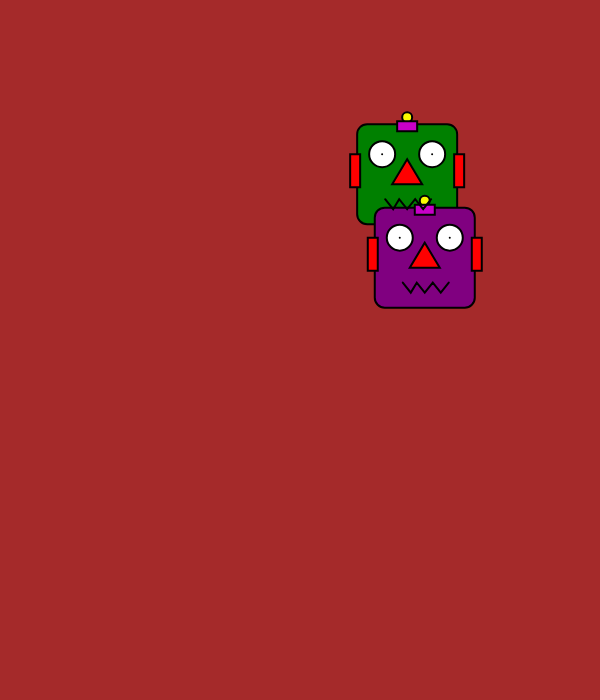
Frame 1 (no input)
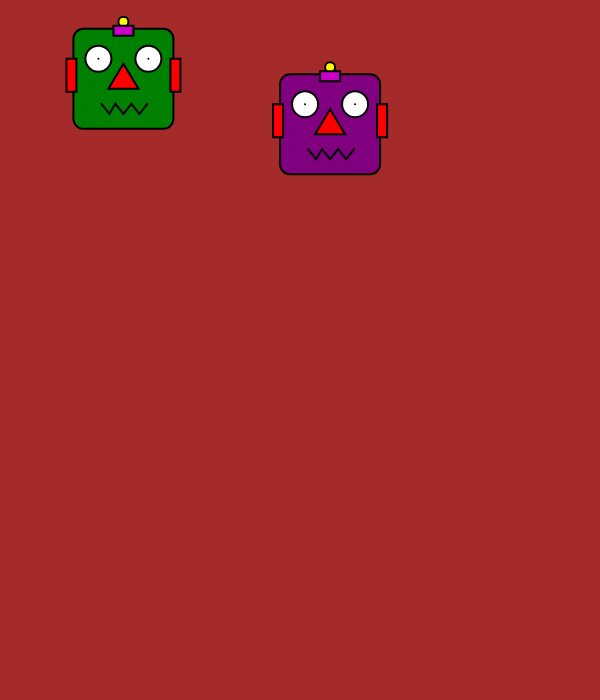
Frame 60 (no input)
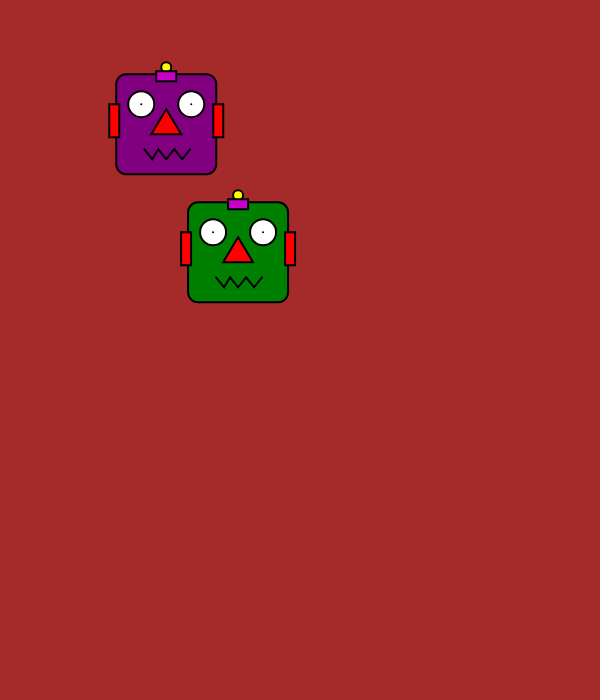
Frame 120 (the mouse pressed at the canvas centre since frame 60)

The p5.js sketch that drew these frames (run headless with seeded random() and noise() and a simulated clock; from frame 60 on, the mouse is pressed at the canvas centre):

// p5.js sketch
// ── sketch.js
/*
Hack it: Conditionals

Make the robot heads bounce of the sides of the canvas.

You'll need to write several if statements to test if the robots have reached
the edge of the screen.

HINT:
You can easy switch the direction of the robot by mulitplying the current speed
by -1 I.E.

robotSpeed_x *= -1;

Extensions and alternatives
1. Customise the robots and add additional animations, such as flashing antenna
or mouths

2. Instead of bouncing of the edge of the screen make the robots wrap around to the
other corner

3. Make the robots bouce off one another as well. (this is quite tricky so don't
get into it unless you are feeling confident and have the time!)

*/

var robot1_x;
var robot1_y;
var robot1Speed_x;
var robot1Speed_y;

var robot2_x;
var robot2_y;
var robot2Speed_x;
var robot2Speed_y;

function setup() {
	//create a canvas for the robot
	createCanvas(600, 700);
	robot1_x = random(0, width - 100);
	robot1_y = random(0, height - 100);

	robot2_x = random(0, width - 100);
	robot2_y = random(0, height - 100);

	robot1Speed_x = random(2, 5);
	robot1Speed_y = random(2, 5);

	robot2Speed_x = random(2, 5);
	robot2Speed_y = random(2, 5);

}

function draw() {
	background("brown");
	strokeWeight(2);

	//robot heads
	fill("green");
	rect(robot1_x, robot1_y, 100, 100, 10);

	fill("purple")
	rect(robot2_x, robot2_y, 100, 100, 10);


	//ears
	fill(255, 0, 0);

	//robot 1
	rect(robot1_x - 7, robot1_y + 30, 10, 33);
	rect(robot1_x + 97, robot1_y + 30, 10, 33);

	//robot 2
	rect(robot2_x - 7, robot2_y + 30, 10, 33);
	rect(robot2_x + 97, robot2_y + 30, 10, 33);


	//robots' antennas
	fill(250, 250, 0);
	ellipse(robot1_x + 50, robot1_y - 7, 10, 10);
	ellipse(robot2_x + 50, robot2_y - 7, 10, 10);

	fill(200, 0, 200);
	rect(robot1_x + 40, robot1_y - 3, 20, 10);
	rect(robot2_x + 40, robot2_y - 3, 20, 10);

	//robot 1's eyes
	fill(255);
	ellipse(robot1_x + 25, robot1_y + 30, 26, 26);
	point(robot1_x + 25, robot1_y + 30);
	ellipse(robot1_x + 75, robot1_y + 30, 26, 26);
	point(robot1_x + 75, robot1_y + 30);

	//robot 2's eyes
	ellipse(robot2_x + 25, robot2_y + 30, 26, 26);
	point(robot2_x + 25, robot2_y + 30);
	ellipse(robot2_x + 75, robot2_y + 30, 26, 26);
	point(robot2_x + 75, robot2_y + 30);


	//robots' noses
	fill(255, 0, 0);
	triangle(robot1_x + 50, robot1_y + 35, robot1_x + 35, robot1_y + 60, robot1_x + 65, robot1_y + 60);
	triangle(robot2_x + 50, robot2_y + 35, robot2_x + 35, robot2_y + 60, robot2_x + 65, robot2_y + 60);

	//robot 1 mouth
	noFill();
	beginShape();
	vertex(robot1_x + 28, robot1_y + 75);
	vertex(robot1_x + 36, robot1_y + 85);
	vertex(robot1_x + 42, robot1_y + 75);
	vertex(robot1_x + 50, robot1_y + 85);
	vertex(robot1_x + 58, robot1_y + 75);
	vertex(robot1_x + 66, robot1_y + 85);
	vertex(robot1_x + 74, robot1_y + 75);
	endShape();

	//robot 2 mouth
	beginShape();
	vertex(robot2_x + 28, robot2_y + 75);
	vertex(robot2_x + 36, robot2_y + 85);
	vertex(robot2_x + 42, robot2_y + 75);
	vertex(robot2_x + 50, robot2_y + 85);
	vertex(robot2_x + 58, robot2_y + 75);
	vertex(robot2_x + 66, robot2_y + 85);
	vertex(robot2_x + 74, robot2_y + 75);
	endShape();

	//update the robots location
	robot1_x += robot1Speed_x;
	robot1_y += robot1Speed_y;
	robot2_x += robot2Speed_x;
	robot2_y += robot2Speed_y;


	//place your if statements here

	if (robot1_x > width - 100 || robot1_x < 0) {
		robot1Speed_x *= -1;
	}

	if (robot1_y > height - 100 || robot1_y < 0) {
		robot1Speed_y *= -1;
	}

	if (robot2_x > width - 100 || robot2_x < 0) {
		robot2Speed_x *= -1;
	}

	if (robot2_y > height - 100 || robot2_y < 0) {
		robot2Speed_y *= -1;
	}

	// makre them bounce off each other
	if (robot1_x > robot2_x - 100 && robot1_x < robot2_x + 100 && robot1_y > robot2_y - 100 && robot1_y < robot2_y + 100) {


		// identify the direction
		var direction = 0;
		if (robot1_x > robot2_x) {
			direction = 1;
		} else {
			direction = -1;
		}

		// move the robots
		robot1_x += direction * 10;
		robot2_x -= direction * 10;
		
		// reverse the speed
		robot1Speed_x *= -1;
		robot1Speed_y *= -1;
		robot2Speed_x *= -1;
		robot2Speed_y *= -1;
	}



}
